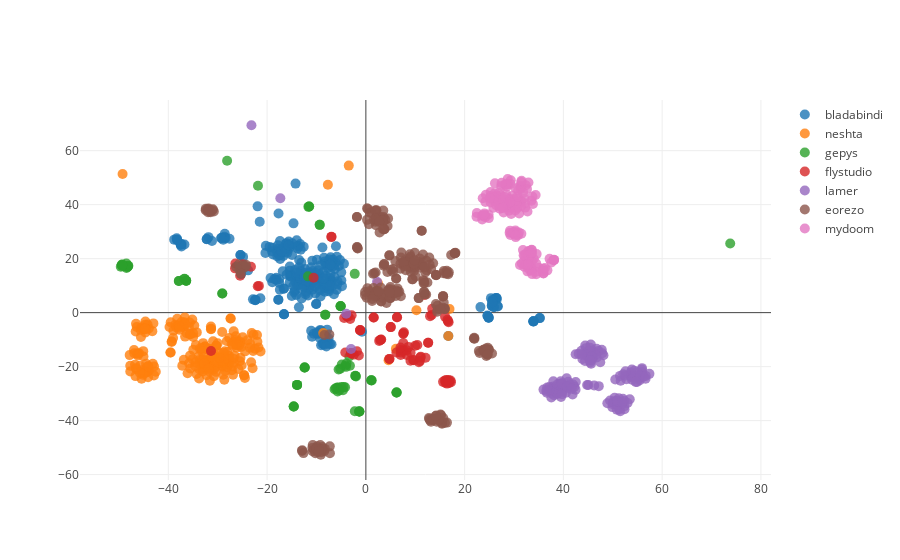

The notebook cell this image was saved under:
### Markdown cell above
## Using tSNE

We will start using t-distributed stochastic neighbor embedding.

### Code cell
families = samples_data.family[samples_data['selected'] == 1].tolist()
vis_data.plot_data('data/d_matrices/tsne_2_1209.txt', families)
